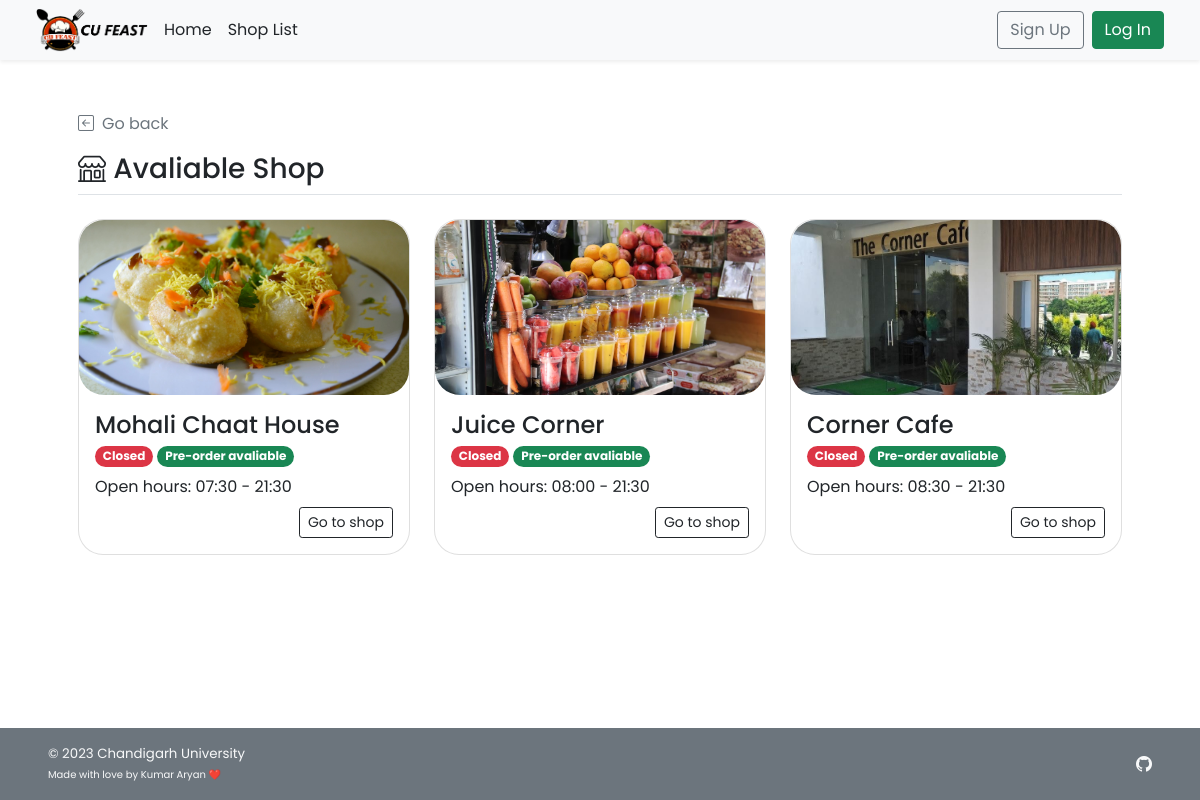
The app's page /shop_list.php with its own data.
### tables this page shows
CREATE TABLE `shop` (
  `s_id` int(11) NOT NULL,
  `s_username` varchar(45) NOT NULL,
  `s_pwd` varchar(45) NOT NULL,
  `s_name` varchar(100) NOT NULL,
  `s_location` varchar(100) NOT NULL,
  `s_openhour` time NOT NULL,
  `s_closehour` time NOT NULL,
  `s_status` tinyint(4) NOT NULL DEFAULT 1 COMMENT 'Shop ready for taking an order or not (True for open, False for close)',
  `s_preorderStatus` tinyint(4) NOT NULL DEFAULT 1 COMMENT 'Shop is ready for tomorrow pre-order or not',
  `s_email` varchar(100) NOT NULL,
  `s_phoneno` varchar(45) NOT NULL,
  `s_pic` text DEFAULT NULL
);

### shop_list.php (the view, shortened to what this page needs)
<!DOCTYPE html>
<html lang="en">
<head>
    <?php session_start(); include("conn_db.php"); include('head.php');?>
    <link href="css/main.css" rel="stylesheet">
</head>
<body class="d-flex flex-column h-100">
    <?php include('nav_header.php')?>
    <div class="container p-5" id="recommended-shop">
        <a class="nav nav-item text-decoration-none text-muted mb-3" href="#" onclick="history.back();">
            <i class="bi bi-arrow-left-square me-2"></i>Go back
        </a>
        <h3 class="border-bottom pb-2"><i class="bi bi-shop align-top"></i> Avaliable Shop</h3>
        <div class="row row-cols-1 row-cols-lg-3 align-items-stretch g-4 py-3">
        <?php
            $query = "SELECT s_id,s_name,s_openhour,s_closehour,s_status,s_preorderstatus,s_pic FROM shop
            WHERE (s_preorderstatus = 1) OR (s_preorderstatus = 0 AND (CURTIME() BETWEEN s_openhour AND s_closehour));";
            $result = $mysqli -> query($query);
            if($result -> num_rows > 0){
            while($row = $result -> fetch_array()){
        ?>
            <div class="col">
                <a href="<?php echo "shop_menu.php?s_id=".$row["s_id"]?>" class="text-decoration-none text-dark">
                    <div class="card rounded-25">
                        <img
                        <?php
                            if(is_null($row["s_pic"])){echo "src='img/default.png'";}
                            else{echo "src=\"img/{$row['s_pic']}\"";}
                        ?>
                        style="width:100%; height:175px; object-fit:cover;"
                        class="card-img-top rounded-25 img-fluid" alt="...">
                        <div class="card-body">
                            <h4 name="shop-name" class="card-title"><?php echo $row["s_name"]?></h4>
                            <p class="card-subtitle">
                                <?php
                                    $now = date('H:i:s');
                                    if((($now < $row["s_openhour"])||($now > $row["s_closehour"]))||($row["s_status"]==0)){
                                ?>
                                <span class="badge rounded-pill bg-danger">Closed</span>
                                <?php }else{ ?>
                                <span class="badge rounded-pill bg-success">Open</span>
                                <?php }
                                    if($row["s_preorderstatus"]==1){
                                ?>
                                <span class="badge rounded-pill bg-success">Pre-order avaliable</span>
                                <?php }else{ ?>
                                <span class="badge rounded-pill bg-danger">Pre-order Unavaliable</span>
                                <?php }     ?>
                            </p>
                            <?php
                                $open = explode(":",$row["s_openhour"]);
                                $close = explode(":",$row["s_closehour"]);
                            ?>
                            <p class="card-text my-2">Open hours: <?php echo $open[0].":".$open[1]." - ".$close[0].":".$close[1]?></p>
                            <div class="text-end">
                                <a href="<?php echo "shop_menu.php?s_id=".$row["s_id"]?>" class="btn btn-sm btn-outline-dark">Go to shop</a>
                            </div>
                        </div>
                    </div>
                </a>
            </div>
        <?php }
        }
        ?>
        </div>
    </div>
    <footer
        class="footer d-flex flex-wrap justify-content-between align-items-center px-5 py-3 mt-auto bg-secondary text-light">
        <span class="smaller-font">&copy; 2023 Chandigarh University<br /><span class="xsmall-font">Made with love by Kumar Aryan ❤️</span></span>
        <ul class="nav justify-content-end list-unstyled d-flex">
            <li class="ms-3"><a class="text-light" target="_blank" href="https://github.com/kumararyan0530"><i
                        class="bi bi-github"></i></a></li>
        </ul>
    </footer>
</body>
</html>

### css/main.css (style rules this page uses)
html { height: 100%; }
body { height: 100%; padding-top: 4rem; margin-bottom: -50px; font-family: 'Poppins', 'Noto Sans Thai', sans-serif; }
a { cursor: pointer; }
.bi { vertical-align: -.125em; fill: currentColor; }
.smaller-font { font-size: smaller; }
.xsmall-font { font-size: x-small; }
.rounded-25 { border-radius: 25px; }

### shop_list.php (style rules this page uses)
html { height: 100%; }

### records on screen
shop: s_pic (picture), s_name "Mohali Chaat House", shows "Closed", s_preorderStatus "Pre-order avaliable", s_openhour "07", s_openhour "30", s_closehour "21", s_closehour "30"
shop: s_pic (picture), s_name "Juice Corner", shows "Closed", s_preorderStatus "Pre-order avaliable", s_openhour "08", s_openhour "00", s_closehour "21", s_closehour "30"
shop: s_pic (picture), s_name "Corner Cafe", shows "Closed", s_preorderStatus "Pre-order avaliable", s_openhour "08", s_openhour "30", s_closehour "21", s_closehour "30"
